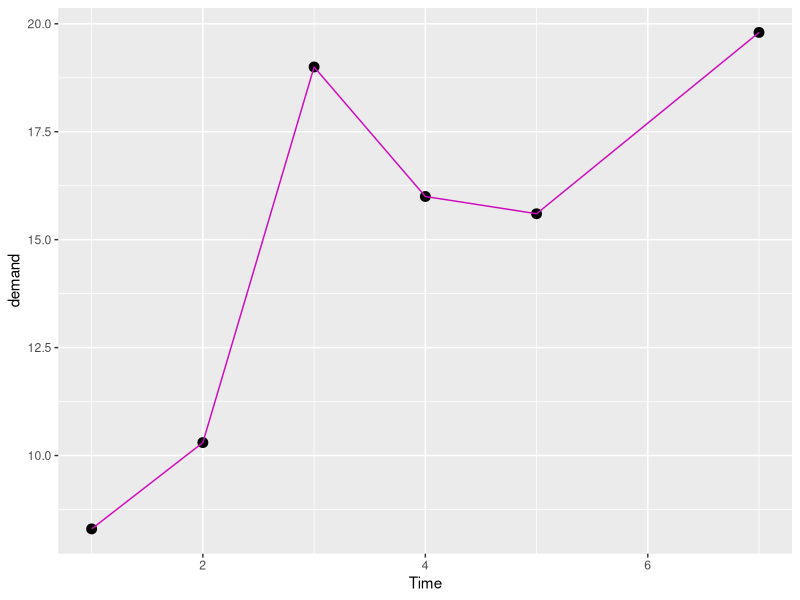
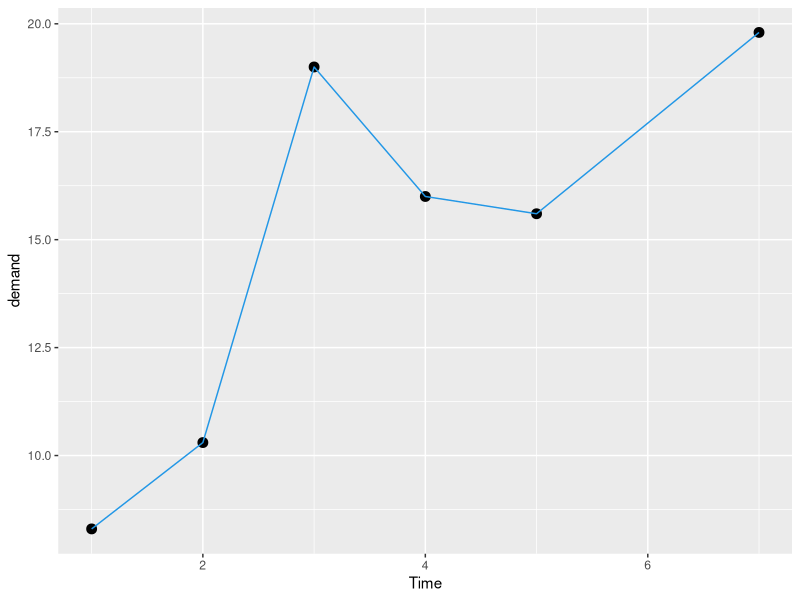
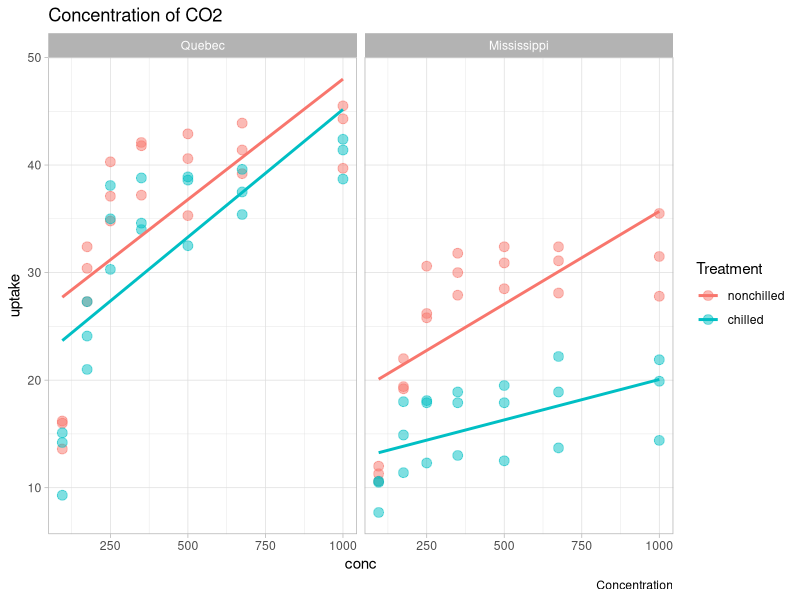
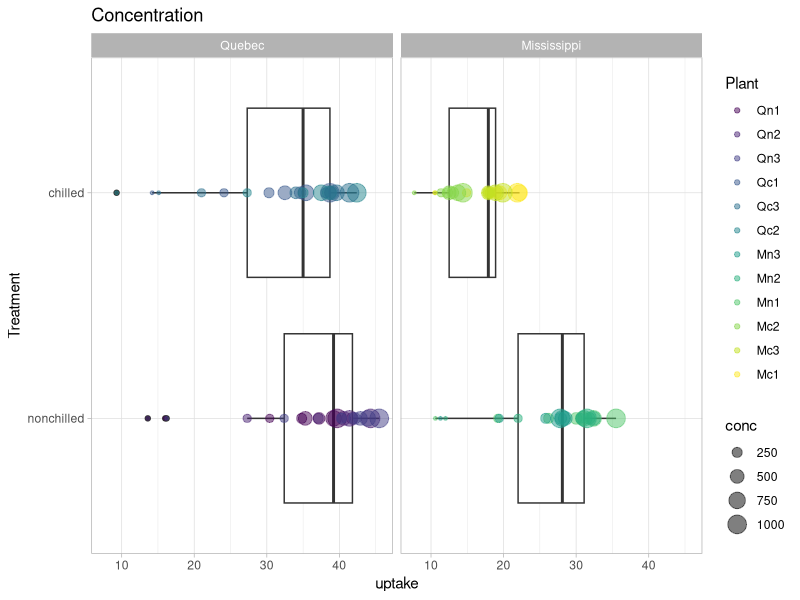
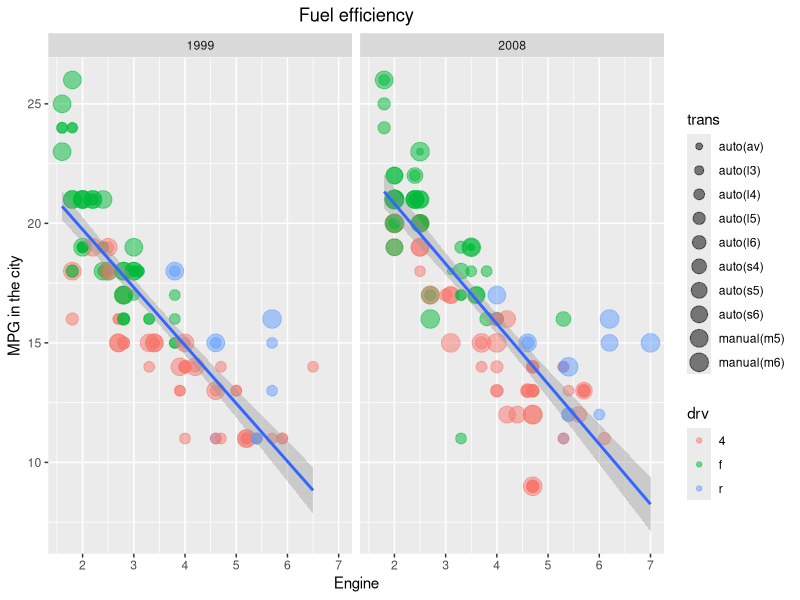
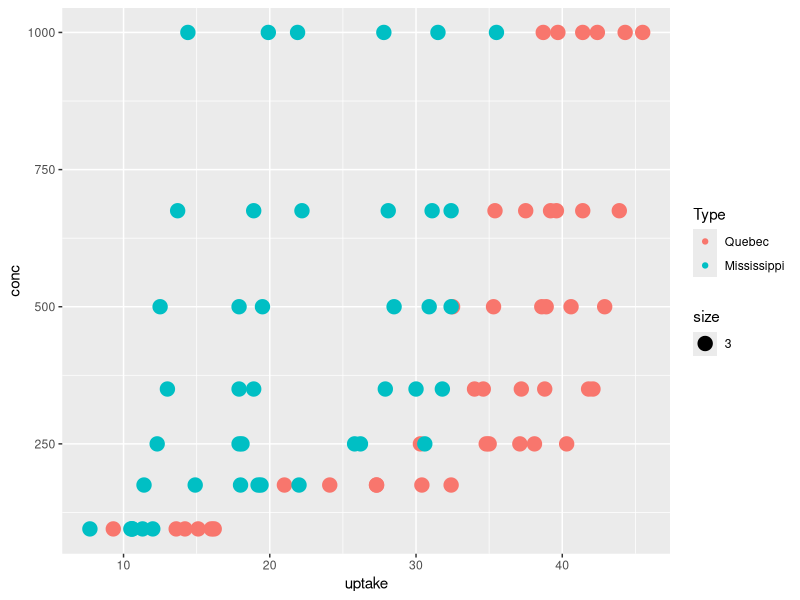

Write the R code that produced these figures, in order.
## ---- chunk 1
library(tidyverse)
## ---- chunk 2
head(BOD)
ggplot(data = BOD,
       mapping = aes(x=Time,
                     y=demand))+
  geom_point(size=3)+
  geom_line(color=6)
## ---- chunk 3
ggplot(BOD,aes(Time,demand))+
  geom_point(size=3)+
  geom_line(colour=4)
## ---- chunk 4
head(CO2)
CO2 %>% # below use data CO2
  ggplot(aes(conc,uptake, 
             colour=Treatment))+
  geom_point(size=3,alpha=0.5)+ #plot graph
  geom_smooth(method = lm,se=FALSE)+ # regression lines with se unknown
  facet_wrap(~Type)+ #different Type in different graph
  labs(title = "Concentration of CO2", caption = "Concentration")+
  theme_light()
## ---- chunk 5
CO2 %>% 
  ggplot(aes(Treatment,uptake))+
  geom_boxplot()+
  geom_point(alpha=0.5,
             aes(size=conc,
                 colour=Plant))+
  labs(title = "Concentration")+
  coord_flip()+ #transpose
  theme_light()+
  facet_wrap(~Type)
## ---- chunk 6
head(mpg)
mpg %>% 
  filter(cty<27) %>% 
  ggplot(aes(displ,cty))+
  geom_point(aes(size=trans,colour=drv),
             alpha=0.5)+
  geom_smooth(method = lm)+
  facet_wrap(~year,nrow = 1)+
  labs(x="Engine",
       y="MPG in the city",
       title = "Fuel efficiency")+
  theme(plot.title=element_text(hjust = 0.5))
## ---- chunk 7
head(CO2)
CO2 %>% 
  ggplot(aes(uptake,
              conc))+
  geom_point(aes(size=3,color=Type))
